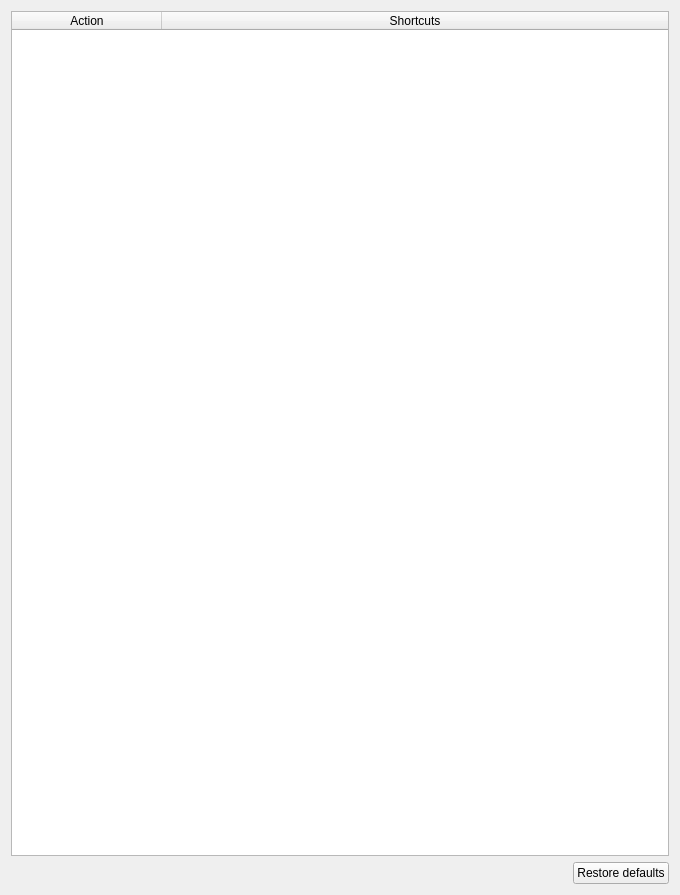
<?xml version="1.0" encoding="UTF-8"?>
<ui version="4.0">
 <class>PreferencesShortcutsPage</class>
 <widget class="QWidget" name="PreferencesShortcutsPage">
  <property name="geometry">
   <rect>
    <x>0</x>
    <y>0</y>
    <width>680</width>
    <height>895</height>
   </rect>
  </property>
  <property name="windowTitle">
   <string notr="true">Shortcuts</string>
  </property>
  <layout class="QVBoxLayout" name="verticalLayout_10">
   <item>
    <widget class="QTableWidget" name="shortcutsTable">
     <property name="editTriggers">
      <set>QAbstractItemView::EditTrigger::NoEditTriggers</set>
     </property>
     <property name="alternatingRowColors">
      <bool>true</bool>
     </property>
     <property name="selectionMode">
      <enum>QAbstractItemView::SelectionMode::SingleSelection</enum>
     </property>
     <property name="selectionBehavior">
      <enum>QAbstractItemView::SelectionBehavior::SelectRows</enum>
     </property>
     <property name="showGrid">
      <bool>false</bool>
     </property>
     <property name="rowCount">
      <number>0</number>
     </property>
     <property name="columnCount">
      <number>2</number>
     </property>
     <attribute name="horizontalHeaderCascadingSectionResizes">
      <bool>true</bool>
     </attribute>
     <attribute name="horizontalHeaderDefaultSectionSize">
      <number>150</number>
     </attribute>
     <attribute name="horizontalHeaderHighlightSections">
      <bool>false</bool>
     </attribute>
     <attribute name="horizontalHeaderStretchLastSection">
      <bool>true</bool>
     </attribute>
     <attribute name="verticalHeaderVisible">
      <bool>false</bool>
     </attribute>
     <column>
      <property name="text">
       <string>Action</string>
      </property>
     </column>
     <column>
      <property name="text">
       <string>Shortcuts</string>
      </property>
     </column>
    </widget>
   </item>
   <item>
    <layout class="QHBoxLayout" name="horizontalLayout_5">
     <item>
      <spacer name="horizontalSpacer_2">
       <property name="orientation">
        <enum>Qt::Orientation::Horizontal</enum>
       </property>
       <property name="sizeHint" stdset="0">
        <size>
         <width>40</width>
         <height>20</height>
        </size>
       </property>
      </spacer>
     </item>
     <item>
      <widget class="QPushButton" name="pushButtonRestoreDefaults">
       <property name="text">
        <string>Restore defaults</string>
       </property>
      </widget>
     </item>
    </layout>
   </item>
  </layout>
 </widget>
 <resources />
 <connections />
</ui>
